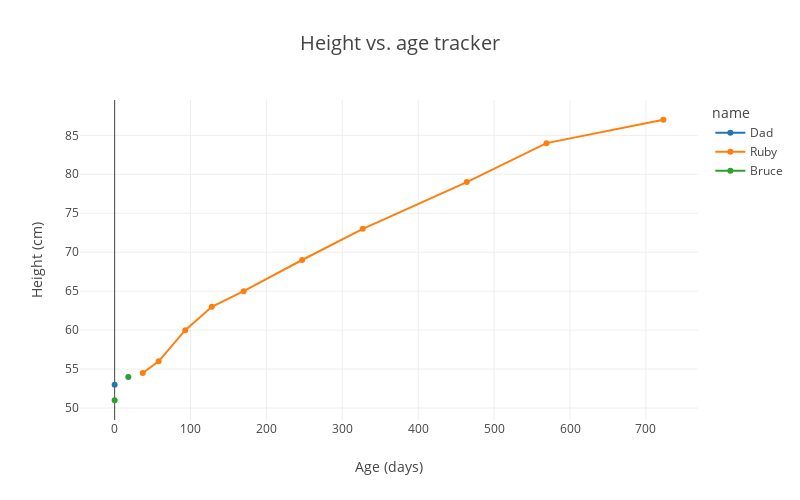

Here is the notebook cell this chart was saved with:
### Markdown cell above
## Heights

### Code cell
fig = px.line(
    data_frame=df_m, x="age_days", y = "height_cm", color = "name", markers=True,
    width = 800, height=500,
    labels={"height_cm": "Height (cm)", "age_days":"Age (days)"},
    title="Height vs. age tracker",
    hover_name="name",
    hover_data={"name": False}

)
fig.update_layout(
    title_font_size = 20, 
    title_x = 0.5    
)
fig.show()

### Figure 1 — Plotly figure (JSON) as saved in the notebook; plotly's stock layout.template omitted (floating-point values rounded to 4 significant figures)
{"data": [{"customdata": [["Dad"], ["Dad"], ["Dad"], ["Dad"], ["Dad"], ["Dad"], ["Dad"], ["Dad"], ["Dad"], ["Dad"], ["Dad"], ["Dad"], ["Dad"], ["Dad"]], "hovertemplate": "<b>%{hovertext}</b><br><br>Age (days)=%{x}<br>Height (cm)=%{y}<extra></extra>", "hovertext": ["Dad", "Dad", "Dad", "Dad", "Dad", "Dad", "Dad", "Dad", "Dad", "Dad", "Dad", "Dad", "Dad", "Dad"], "legendgroup": "Dad", "line": {"color": "#1F77B4", "dash": "solid"}, "marker": {"symbol": "circle"}, "mode": "lines+markers", "name": "Dad", "orientation": "v", "showlegend": true, "type": "scatter", "x": [0, 11, 18, 25, 32, 39, 46, 60, 74, 88, 102, 130, 179, 270], "xaxis": "x", "y": [53.0, NaN, NaN, NaN, NaN, NaN, NaN, NaN, NaN, NaN, NaN, NaN, NaN, NaN], "yaxis": "y"}, {"customdata": [["Ruby"], ["Ruby"], ["Ruby"], ["Ruby"], ["Ruby"], ["Ruby"], ["Ruby"], ["Ruby"], ["Ruby"], ["Ruby"], ["Ruby"], ["Ruby"], ["Ruby"]], "hovertemplate": "<b>%{hovertext}</b><br><br>Age (days)=%{x}<br>Height (cm)=%{y}<extra></extra>", "hovertext": ["Ruby", "Ruby", "Ruby", "Ruby", "Ruby", "Ruby", "Ruby", "Ruby", "Ruby", "Ruby", "Ruby", "Ruby", "Ruby"], "legendgroup": "Ruby", "line": {"color": "#FF7F0E", "dash": "solid"}, "marker": {"symbol": "circle"}, "mode": "lines+markers", "name": "Ruby", "orientation": "v", "showlegend": true, "type": "scatter", "x": [0, 1, 9, 37, 58, 93, 128, 170, 247, 327, 464, 569, 723], "xaxis": "x", "y": [NaN, NaN, NaN, 54.5, 56.0, 60.0, 63.0, 65.0, 69.0, 73.0, 79.0, 84.0, 87.0], "yaxis": "y"}, {"customdata": [["Bruce"], ["Bruce"], ["Bruce"], ["Bruce"]], "hovertemplate": "<b>%{hovertext}</b><br><br>Age (days)=%{x}<br>Height (cm)=%{y}<extra></extra>", "hovertext": ["Bruce", "Bruce", "Bruce", "Bruce"], "legendgroup": "Bruce", "line": {"color": "#2CA02C", "dash": "solid"}, "marker": {"symbol": "circle"}, "mode": "lines+markers", "name": "Bruce", "orientation": "v", "showlegend": true, "type": "scatter", "x": [0, 6, 11, 18], "xaxis": "x", "y": [51.0, NaN, NaN, 54.0], "yaxis": "y"}], "layout": {"height": 500, "legend": {"title": {"text": "name"}, "tracegroupgap": 0}, "title": {"font": {"size": 20}, "text": "Height vs. age tracker", "x": 0.5}, "width": 800, "xaxis": {"anchor": "y", "domain": [0, 1], "title": {"text": "Age (days)"}}, "yaxis": {"anchor": "x", "domain": [0, 1], "title": {"text": "Height (cm)"}}}}
